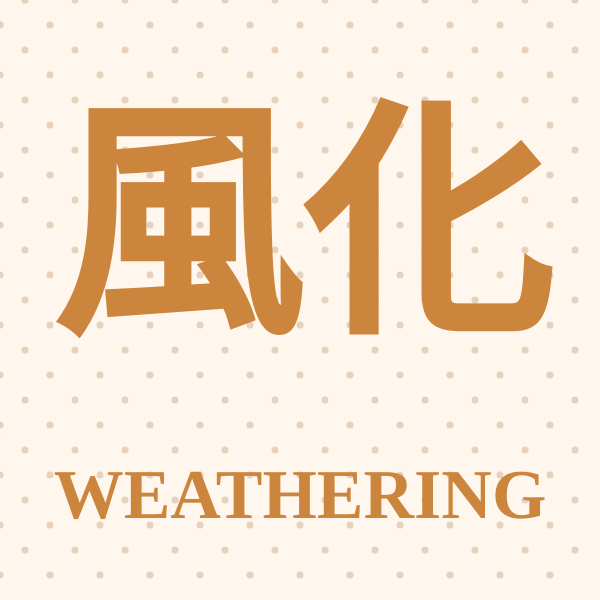
Frame 1 (no input)
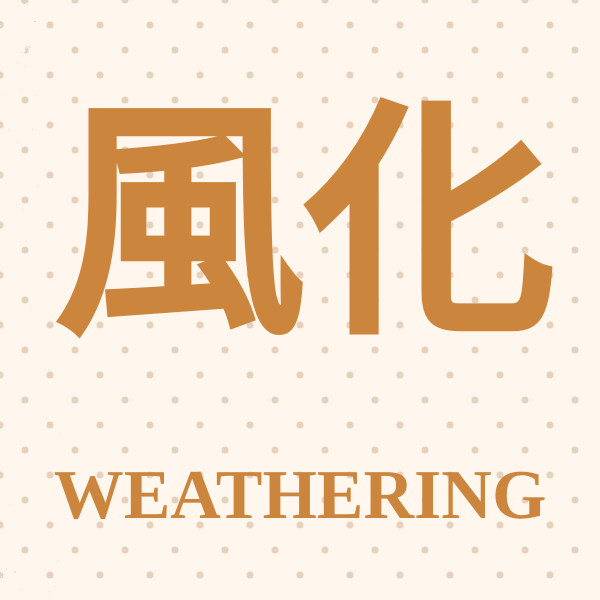
Frame 60 (no input)
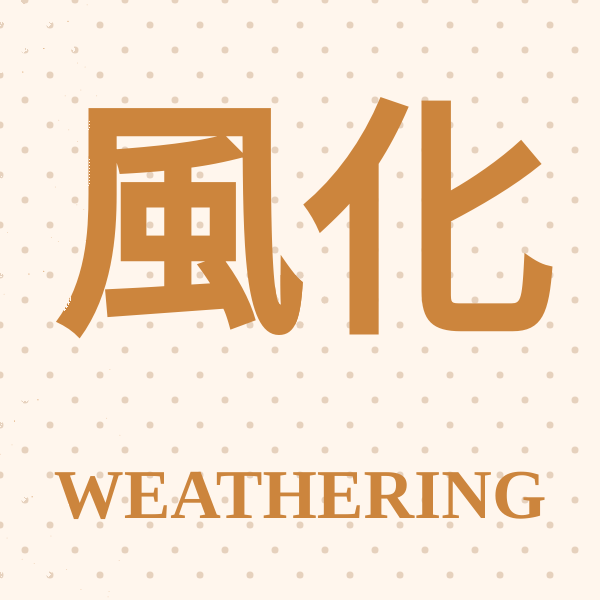
Frame 120 (the mouse pressed at the canvas centre since frame 60)

The p5.js sketch that drew these frames (run headless with seeded random() and noise() and a simulated clock; from frame 60 on, the mouse is pressed at the canvas centre):

// p5.js sketch
// ── sketch.js
let pg = null;
let pg_origin = null;
let ps = [];
const PERTICLE_NUM = 200;
const HUE = 30;
const SAT = 70;
const VAL = 80;

function setup() {
  //createCanvas(windowWidth, windowHeight);
  createCanvas(600, 600);
  colorMode(HSB, 360, 100, 100, 100);
  smooth();
  frameRate(60);

  pg = createGraphics(width, height);
  pg.colorMode(RGB, 255, 255, 255, 100);
  pg.smooth();
  pg.noStroke();

  const d = 50;
  for (let i = 0; i < width; i += d) {
    for (let j = 0; j < height; j += d / 2) {
      let dx = 0;
      if (j % d === 0) {
        dx = d / 2;
      }
      const c = color(HUE, SAT / 4, 90, 100);
      pg.fill(red(c), green(c), blue(c), alpha(c));
      pg.ellipse(i + dx, j, 7, 7);
    }
  }

  const c = color(HUE, SAT, 80, 100);
  pg.fill(red(c), green(c), blue(c), alpha(c));

  pg.textAlign(CENTER, CENTER);
  pg.textStyle(BOLD);
  pg.textFont("serif");

  pg.textSize(250);
  pg.text("風化", width / 2, height / 2 - 50);
  pg.textSize(70);
  pg.text("WEATHERING", width / 2, height / 2 + 200);

  pg_origin = createGraphics(width, height);
  pg_origin.copy(pg, 0, 0, width, height, 0, 0, width, height);

  for (let i = 0; i < PERTICLE_NUM; i++) {
    ps.push(new Particle(random(-width, 0), random(0, height)));
  }
}

function draw() {
  background(HUE, SAT / 10, 100, 100);

  beginShape(POINTS);
  strokeWeight(1);
  ps.forEach(p => { p.update(); });
  endShape();

  const d = 50
  pg.copy(pg_origin, mouseX - d / 2, mouseY - d / 2, d, d, mouseX - d / 2, mouseY - d / 2, d, d);

  image(pg, 0, 0);
}

class Particle {
  constructor(x, y) {
    this.x = x;
    this.y = y;
    this.color = color(HUE, SAT, VAL, 30);
  }

  update() {
    if (getColorSum(pg, this.x, this.y) !== 0) {
      this.color = color(HUE, SAT, VAL, 100);
      pg.set(this.x, this.y, [0, 0, 0, 0]);
      pg.updatePixels();

      // あえて二重ループを脱出しない
      //loop1:
      for (let dx = -1; dx < 2; dx++) {
        for (let dy = -1; dy < 2; dy++) {
          if (dx === 0 && dy === 0) break;// loop1;
          if (getColorSum(pg, this.x + dx, this.y + dy) !== 0) {
            this.x += dx;
            this.y += dy;
            break;// loop1:
          }
        }
      }

    } else {
      this.x += 1;
      if (width <= this.x) {
        this.x = 0;
        this.y += 5;
        this.color = color(HUE, SAT, VAL, 30);
      }
      if (height <= this.y) {
        this.y = 0;
        this.color = color(HUE, SAT, VAL, 30);
      }
    }

    stroke(this.color);
    vertex(this.x, this.y);
  }
}

function getColorSum(pg, x, y) {
  let c = pg.get(x, y);
  if (c[0] === undefined) return 0;
  return red(c) + green(c) + blue(c);
}
